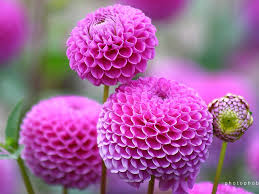
%> input picture IMAGE PROCESSING/Lab_1/pembe.jpg, 259 x 194 px
$ octave soru_3.m   (GNU Octave 9; MATLAB toolbox functions it lacks are replaced by stand-ins)
%> lines starting %> are read from the running program, lines starting %| are printed output that depends on the picture
clear all; close all; clc;
pkg load image;

img = imread('pembe.jpg');
%> img is the input picture: size 194x259x3 uint8; mean R, G, B 162.9, 97.7, 154
imgR = imrotate(img, 180, 'bicubic');
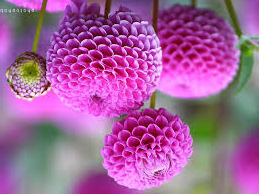
%> imgR: size 194x259x3 uint8; mean R, G, B 162.9, 97.7, 154; mean of the top-left, top-right, bottom-left and bottom-right quarters 130.8, 137.3, 151.4, 133.3
imgO = my_otele(img, 20, 20);
%> after the loop in my_otele, `for i=n1:w`:
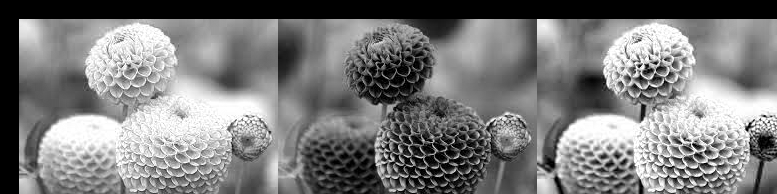
%> B: size 194x777 double; min 0, max 255, mean 123.8
imgH = img(: , end:-1:1);
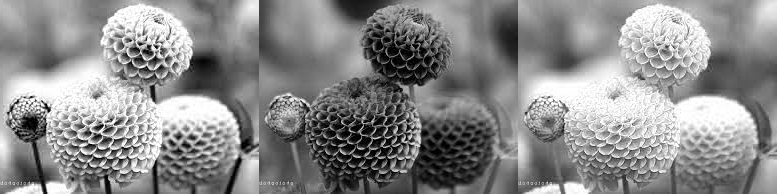
%> imgH: size 194x777 uint8; min 0, max 255, mean 138.2
imgV = img(end:-1:1 , :);
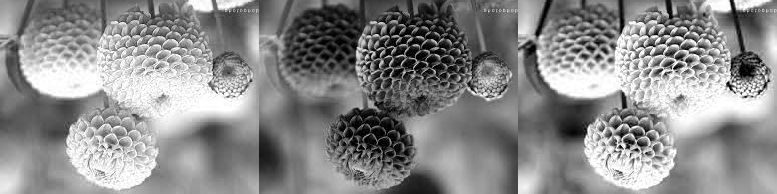
%> imgV: size 194x777 uint8; min 0, max 255, mean 138.2; mean of the top-left, top-right, bottom-left and bottom-right quarters 139, 129.1, 142.9, 141.8

figure;
subplot(3,2,1),imshow(img),title('Girdi Görüntüsü') ;
subplot(3,2,2),imshow(imgR),title('Döndürme (180°) Görüntüsü') ;
subplot(3,2,3),imshow(img),title('Öteleme Görüntüsü');
subplot(3,2,4),imshow(imgH),title('Yatay Yansýtma Görüntüsü');
subplot(3,2,5),imshow(imgV),title('Dikey Yansýtma Görüntüsü');


function[B]=my_otele(A,n1,n2)
  [w,h]=size(A);
  B=zeros(w,h);
  for i=n1:w
    for j=n2:h
      B(i,j)=A(i-n1+1,j-n2+1);
    end
  end
